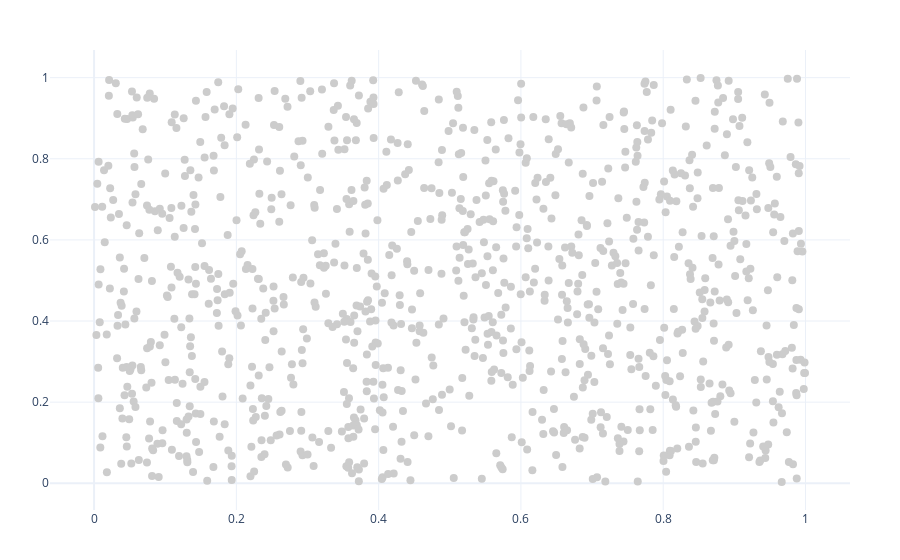

Notebook code for this chart:
### Code cell
fig = go.Figure()
fig.add_trace(go.Scatter(x=vectors[:, 0], y=vectors[:, 1], mode='markers', marker=dict(size=8, color='#CCCCCC'), name="Data"))
fig.update_layout(template="plotly_white", margin=dict(t=50, b=50, l=50, r=50))
fig

### Figure 1 — Plotly figure (JSON) as saved in the notebook; plotly's stock layout.template omitted (floating-point values rounded to 4 significant figures; data arrays with more than 128 entries replaced by an {"elided": "..."} marker saying what was removed)
{"data": [{"marker": {"color": "#CCCCCC", "size": 8}, "mode": "markers", "name": "Data", "type": "scatter", "x": {"elided": "1000 float values"}, "y": {"elided": "1000 float values"}}], "layout": {"autosize": true, "margin": {"b": 50, "l": 50, "r": 50, "t": 50}, "xaxis": {"autorange": true, "range": [-0.05955, 1.06], "type": "linear"}, "yaxis": {"autorange": true, "range": [-0.07688, 1.079], "type": "linear"}}}
